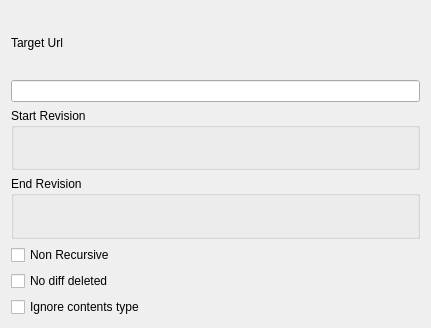
<ui version="4.0" >
 <class>SvnPegDiffDialogWidget</class>
 <widget class="QWidget" name="SvnPegDiffDialogWidget" >
  <property name="geometry" >
   <rect>
    <x>0</x>
    <y>0</y>
    <width>431</width>
    <height>328</height>
   </rect>
  </property>
  <property name="windowTitle" >
   <string>Form</string>
  </property>
  <layout class="QGridLayout" >
   <item row="0" column="0" >
    <widget class="QLabel" name="label" >
     <property name="sizePolicy" >
      <sizepolicy vsizetype="Minimum" hsizetype="Preferred" >
       <horstretch>0</horstretch>
       <verstretch>0</verstretch>
      </sizepolicy>
     </property>
     <property name="text" >
      <string>Target Url</string>
     </property>
    </widget>
   </item>
   <item row="1" column="0" >
    <widget class="KLineEdit" name="urlEdit" >
     <property name="readOnly" >
      <bool>true</bool>
     </property>
    </widget>
   </item>
   <item row="2" column="0" >
    <widget class="QGroupBox" name="startRevWidget" >
     <property name="title" >
      <string>Start Revision</string>
     </property>
    </widget>
   </item>
   <item row="3" column="0" >
    <widget class="QGroupBox" name="endRevWidget" >
     <property name="title" >
      <string>End Revision</string>
     </property>
    </widget>
   </item>
   <item row="4" column="0" >
    <widget class="QCheckBox" name="nonrecurseChk" >
     <property name="text" >
      <string>Non Recursive</string>
     </property>
    </widget>
   </item>
   <item row="5" column="0" >
    <widget class="QCheckBox" name="nodiffDeletedChk" >
     <property name="text" >
      <string>No diff deleted</string>
     </property>
    </widget>
   </item>
   <item row="6" column="0" >
    <widget class="QCheckBox" name="ignoreContentsChk" >
     <property name="text" >
      <string>Ignore contents type</string>
     </property>
    </widget>
   </item>
  </layout>
 </widget>
 <customwidgets>
  <customwidget>
   <class>KLineEdit</class>
   <extends>QLineEdit</extends>
   <header>klineedit.h</header>
  </customwidget>
 </customwidgets>
 <resources/>
 <connections/>
</ui>
